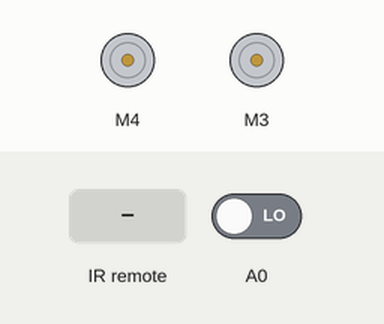
This sketch was run on a simulated Arduino Uno, built with avr-gcc and run on an emulated ATmega328P. Parts: 2 × DC motor (green arrow = forward, orange = backward, longer = faster). The inputs (shaded band) are chosen by the test bench; at power-on: A0 LOW.

Above: at 1.2 s.
1.3 s: infrared code 0x86288A23 received
At 2.4 s:
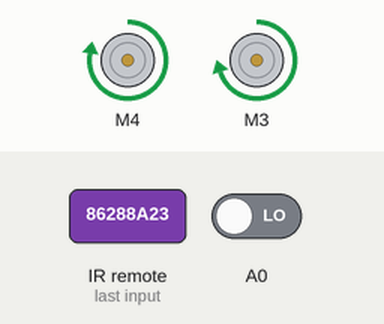
3.0 s: infrared code 0x169CDC1F received
At 3.7 s:
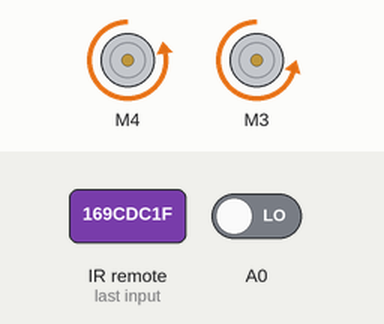
4.7 s: infrared code 0x8EEF4B83 received
At 6.1 s:
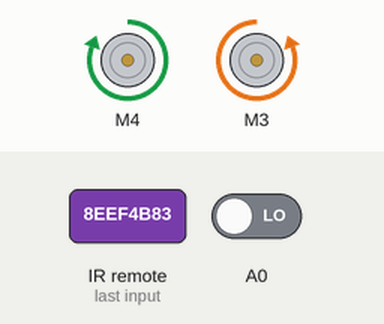
6.4 s: infrared code 0x9E0A10FF received
At 7.5 s:
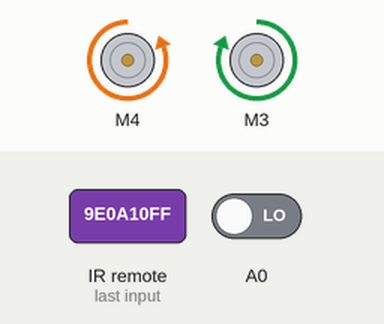
8.1 s: infrared code 0x20DF00FF received
At 8.8 s:
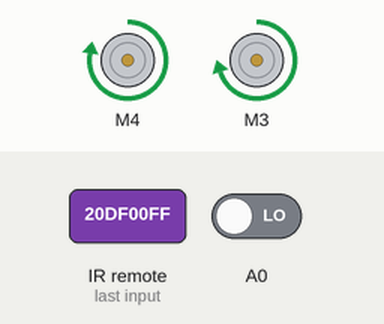
9.8 s: infrared code 0x20DF807F received
At 11.3 s:
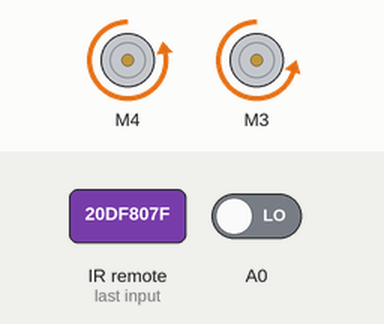
Timing chart, 0 to 12.5 s (numbered marks = the images above; inputs shaded):
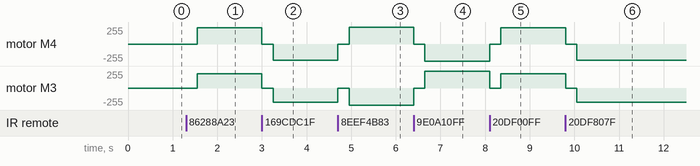

The sketch:

MainNano.ino
```cpp
#include <AFMotor.h>
#include <util/delay.h>
#include <IRremote.h>

#define KEY1 0x86288A23  // вперед
#define KEY11 0x20DF00FF
#define KEY2 0x169CDC1F // назад
#define KEY22 0x20DF807F
#define KEY3 0x8EEF4B83  // влево
#define KEY33 0x20DF40BF
#define KEY4 0x9E0A10FF  // вправо
#define KEY44 0x20DFC03F
#define KEY5 0x20DF22DD
#define KEY55 0xDE8D48A3
#define KEY6 0x20DF4EB1
#define KEY7 0x20DF8E71


int RECV_PIN = 2;
bool flag_AI=false;
int statusSens=0;

IRrecv irrecv(RECV_PIN);

decode_results results;

AF_DCMotor motorR(3, MOTOR34_64KHZ);
AF_DCMotor motorL(4, MOTOR34_64KHZ);
int key;

void Left()
{
  motorL.setSpeed(255);
  motorR.setSpeed(255);
  motorL.run(RELEASE);
  motorR.run(RELEASE);
  _delay_ms(250);
  motorL.run(FORWARD);
  motorR.run(BACKWARD);
}
void Right()
{
  motorL.setSpeed(255);
  motorR.setSpeed(255);
  motorL.run(RELEASE);
  motorR.run(RELEASE);
  _delay_ms(250);
  motorL.run(BACKWARD);
  motorR.run(FORWARD);
}

void setup() {
  Serial.begin(9600);
  pinMode(9, INPUT);
  irrecv.enableIRIn(); // Start the receiver
  motorL.setSpeed(255);
  motorR.setSpeed(210);
  motorL.run(RELEASE);
  motorR.run(RELEASE);

}

void loop() {
  if (irrecv.decode(&results)) {
    if (results.value == KEY1||results.value == KEY11)
          {
            key=1;
          }
         else if (results.value == KEY2||results.value == KEY22)
         {
          key = 2;
         }
         else if (results.value == KEY3||results.value == KEY33)
  {
          key = 3;
  }
           else if (results.value == KEY4||results.value == KEY44)
           {
          key = 4;
           }
           else if (results.value == KEY5||results.value == KEY55)
           {
          key = 5;
           }
           else if (results.value == KEY6)
           {
          key = 6;
           }
           else if (results.value == KEY7)
           {
          key = 7;
           }
    if(results.value==0xFFFFFFFF){
      key=key;
    }
    //Serial.println(results.value, HEX);
    if(key==1){
  motorL.setSpeed(245);
  motorR.setSpeed(215);
  motorL.run(RELEASE);
  motorR.run(RELEASE);
  _delay_ms(250);
  motorL.run(FORWARD);
  motorR.run(FORWARD);
  }
if(key==2){
  motorL.setSpeed(245);
  motorR.setSpeed(215);
  motorL.run(RELEASE);
  motorR.run(RELEASE);
  _delay_ms(250);
  motorL.run(BACKWARD);
  motorR.run(BACKWARD);
}
if(key==3){
  Left();
}
if(key==4){
   Right();
}
if(key==5){
  motorL.run(RELEASE);
  motorR.run(RELEASE);
}

if(key==7){
  Serial.println('M');
}
    irrecv.resume();// Receive the next value
  }
  else {
    statusSens=digitalRead(A0);
    if(key==6){
  if(statusSens==1) {
  motorL.setSpeed(255);
  motorR.setSpeed(210);
  motorL.run(RELEASE);
  motorR.run(RELEASE);
  _delay_ms(250);
  motorL.run(FORWARD);
  motorR.run(FORWARD);
  _delay_ms(1000);
  }
  else if(statusSens==0) {
    motorL.run(BACKWARD);
    motorR.run(BACKWARD);
    _delay_ms(750);
    Left();
    _delay_ms(750);
  }
}
  }
}
```

Measured:
- after the input at 1.3 s, motor M4: stopped → forward 245/255 after 0.25 s; motor M3: stopped → forward 215/255 after 0.25 s
- after the input at 3.0 s, motor M4: forward 245/255 → stopped at once, → backward 245/255 0.25 s later; motor M3: forward 215/255 → stopped at once, → backward 215/255 0.25 s later
- after the input at 4.7 s, motor M4: backward 245/255 → stopped at once, → forward 255/255 0.25 s later; motor M3: backward 215/255 → stopped at once, → backward 255/255 0.25 s later
- after the input at 6.4 s, motor M4: forward 255/255 → stopped at once, → backward 255/255 0.25 s later; motor M3: backward 255/255 → stopped at once, → forward 255/255 0.25 s later
- after the input at 8.1 s, motor M4: backward 255/255 → stopped at once, → forward 245/255 0.25 s later; motor M3: forward 255/255 → stopped at once, → forward 215/255 0.25 s later
- after the input at 9.8 s, motor M4: forward 245/255 → stopped at once, → backward 245/255 0.25 s later; motor M3: forward 215/255 → stopped at once, → backward 215/255 0.25 s later
